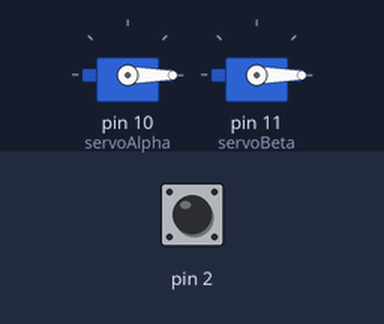
Bench run of a sketch on a simulated Arduino Uno, built with avr-gcc and run on an emulated ATmega328P. On the bench: 2 × servo. The test bench sets the inputs (shaded band); at power-on: pin 2 HIGH.

Above: at 11.7 s.
11.8 s: pin 2 pulled LOW for 1 s
15.7 s: pin 2 pulled LOW for 0.15 s
At 18.65 s:
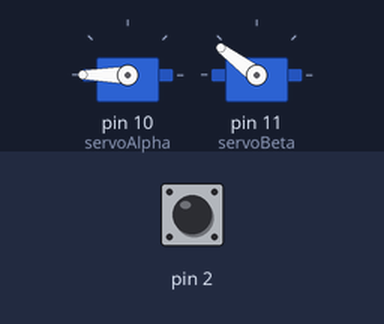
At 19.27 s:
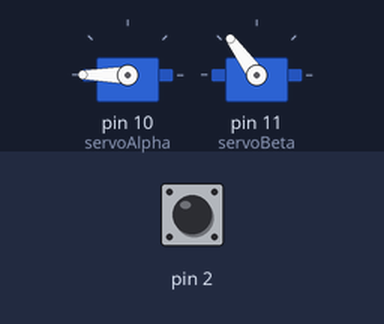
Timing chart, 0 to 25.2 s (numbered marks = the images above; inputs shaded):
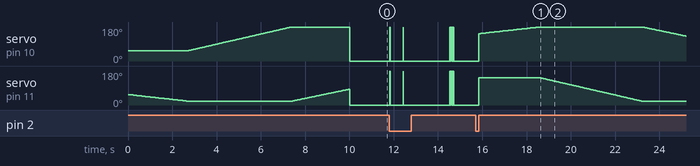

Measured:
- after the input at 15.7 s, servo on pin 10 (servoAlpha): rises from 0° to 180° in 2.7 s, then falls to 132° in 6.6 s
- by itself, servo on pin 10 (servoAlpha): rises from 55° to 180° in 4.6 s, then falls to 0° in 2.7 s

The sketch:

animation_new.ino
```cpp
// the servo library
#include <Servo.h>
// create the servo objects
Servo servoAlpha;
Servo servoBeta;
// this keeps track of when the button was not pressed is used to make sure that the button actions do not happen every cycle
// only on the first cycle the button is pressed, when wasButtonLow is still true
bool wasButtonLow = true;
// 0 starting position.
// 1 forward animation.
// 2 stopped at end of forward animation.
// 3 backwards animation.
int animationStage = 0;
// the cycle counts for the forward and backward animations
int animationCycleBackward = 0;
int animationCycleForward = 0;
// variables for storing the servos angles in degrees
int servoPositionAlpha = 0;
int servoPositionBeta = 0;
// the full length of the animation in cycles
// an unsigned int is used because it has a maximum value of 65,535
// unlike a regular int that has a range of -32,768 to 32,767
unsigned int cycleMax = 50000;

void setup() {
  // activate the servos
  servoAlpha.attach(10);
  servoBeta.attach(11);
  // set up the button
  pinMode(2, INPUT);
  // enable serial console (currently disabled)
  // Serial.begin(9600);
}

void incrementForwardAnimation() {
  // forward
  if (animationCycleForward < cycleMax) {
    animationCycleForward += 1;
  }
  else {
    // when the forward animation (stage 1) is complete, change to the resting stage 2
    animationStage = 2;
  }
}

int alphaForward() {
  if (animationCycleForward >= 0 && animationCycleForward < (cycleMax * 0.2)){
    return 55;
  }
  if (animationCycleForward >= (cycleMax * 0.2) && animationCycleForward < (cycleMax * 0.5)){
    return map(animationCycleForward, (cycleMax * 0.2), (cycleMax * 0.5), 55, 180);
  }
  if (animationCycleForward >= (cycleMax * 0.5) && animationCycleForward < (cycleMax * 0.8)){
    return 180;
  }
  if (animationCycleForward >= (cycleMax * 0.8) && animationCycleForward <= cycleMax) {
    return map(animationCycleForward, (cycleMax * 0.8), cycleMax, 180, 145);
  }
}

int betaForward() {
  if (animationCycleForward >= 0 && animationCycleForward < (cycleMax * 0.2)) {
    return map(animationCycleForward, 0, (cycleMax * 0.2), 55, 20);
  }

  if (animationCycleForward >= (cycleMax * 0.2) && animationCycleForward < (cycleMax * 0.5)) {
    return 20;
  }

  if (animationCycleForward >= (cycleMax * 0.5) && animationCycleForward < (cycleMax * 0.8)) {
    return map(animationCycleForward, (cycleMax * 0.5), (cycleMax * 0.8), 20, 145);
  }

  if (animationCycleForward >= (cycleMax * 0.8) && animationCycleForward <= cycleMax) {
    return 145;
  }
}

void incrementBackAnimation() {
  // backward
  if (animationCycleBackward < cycleMax) {
    animationCycleBackward += 1;
  }
  else {
    // when the backward animation (stage 3) is complete, change to the resting stage 0
    animationStage = 0;
  }
}

int alphaBack() {
  if (animationCycleBackward >= 0 && animationCycleBackward < (cycleMax * 0.2)) {
    return map(animationCycleBackward, 0, (cycleMax * 0.2), 145, 180);
  }

  if (animationCycleBackward >= (cycleMax * 0.2) && animationCycleBackward < (cycleMax * 0.5)) {
    return 180;
  }

  if (animationCycleBackward >= (cycleMax * 0.5) && animationCycleBackward <= (cycleMax * 0.8)) {
    return map(animationCycleBackward, (cycleMax * 0.5), (cycleMax * 0.8), 180, 55);
  }

  if (animationCycleBackward >= (cycleMax * 0.8) && animationCycleBackward <= cycleMax) {
    return 55;
  }
}

int betaBack() {
  if (animationCycleBackward >= 0 && animationCycleBackward < (cycleMax * 0.2)) {
    return 145;
  }

  if (animationCycleBackward >= (cycleMax * 0.2) && animationCycleBackward < (cycleMax * 0.5)) {
    return map(animationCycleBackward, (cycleMax * 0.2), (cycleMax * 0.5), 145, 20);
  }

  if (animationCycleBackward >= (cycleMax * 0.5) && animationCycleBackward <= (cycleMax * 0.8)) {
    return 20;
  }
  if (animationCycleBackward >= (cycleMax * 0.8) && animationCycleBackward <= cycleMax) {
    return map(animationCycleBackward, (cycleMax * 0.8), cycleMax, 20, 55);
  }
}

void showValues() {
  // currently disabled because it massively increases the cycle time, causing stutter
  char buffer[200];
  sprintf(buffer, " %d   %03d  %03d  %03d  %03d\n", animationStage, animationCycleForward, animationCycleBackward, servoPositionAlpha, servoPositionBeta);
  Serial.write(buffer);
}

void buttonPressed() {
  // trigger the forward animation if the current stage is zero
  if (animationStage == 0) {
    animationStage = 1;
    animationCycleForward = 0;
  }
  // trigger the backward animation if the current stage is two
  if (animationStage == 2) {
    animationStage = 3;
    animationCycleBackward = 0;
  }
  // if the button is pressed while an animation is in progress (1 or 3) it is ignored
}

void checkAnimationButton() {
  // if the button is currently unpressed, keep a record
  if (digitalRead(2) == LOW) {
    wasButtonLow = true;
  }
  // if the button has been pressed and was not pressed on the last cycle, take action
  if (digitalRead(2) == HIGH && wasButtonLow) {
    buttonPressed();
    // record that the button is no longer low, to stop the action happening again while the button is pressed
    wasButtonLow = false;
  }
}

void animation(){
  checkAnimationButton();
  // start position
  if (animationStage == 0) {
    servoPositionAlpha = 55;
    servoPositionBeta = 55;
  }
  // forward animation
  if (animationStage == 1) {
    incrementForwardAnimation();
    servoPositionAlpha = alphaForward();
    servoPositionBeta = betaForward();
  }
  // backward animation
  if (animationStage == 3) {
    incrementBackAnimation();
    servoPositionAlpha = alphaBack();
    servoPositionBeta = betaBack();
  }
  // move servos
  servoAlpha.write(servoPositionAlpha);
  servoBeta.write(servoPositionBeta);
  // showValues();
}

void loop() {
  animation();
}
```
